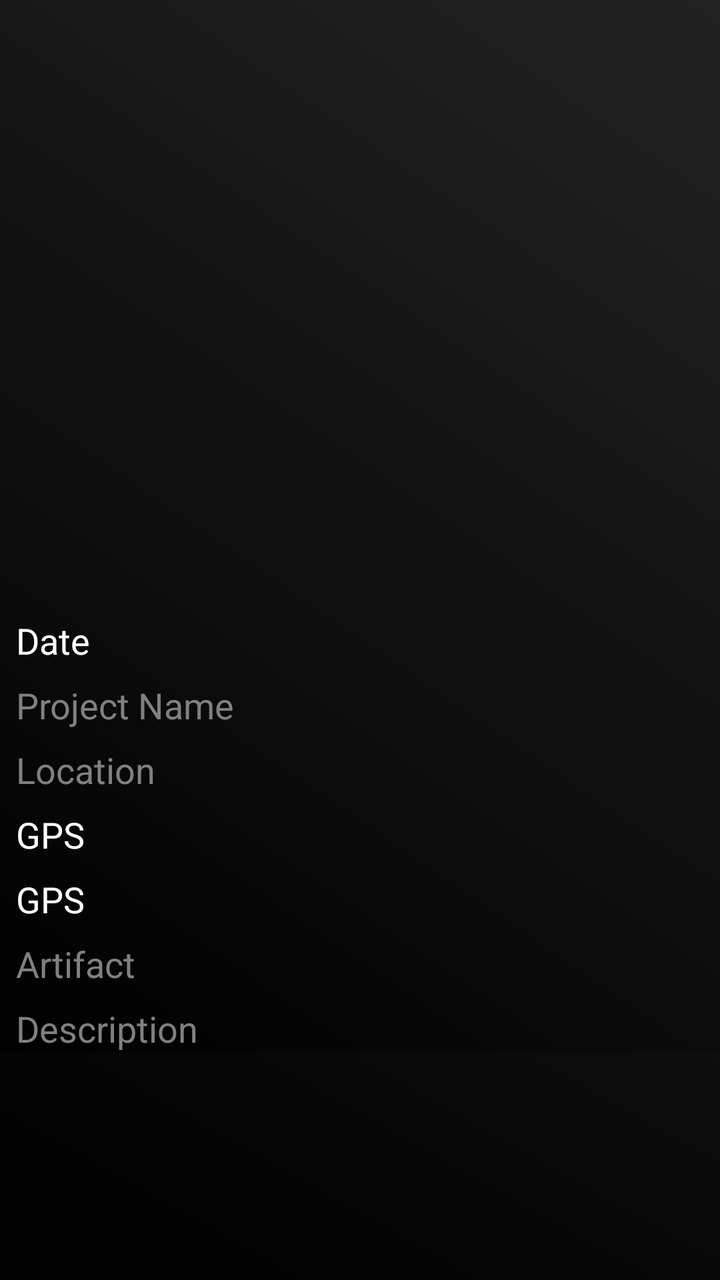
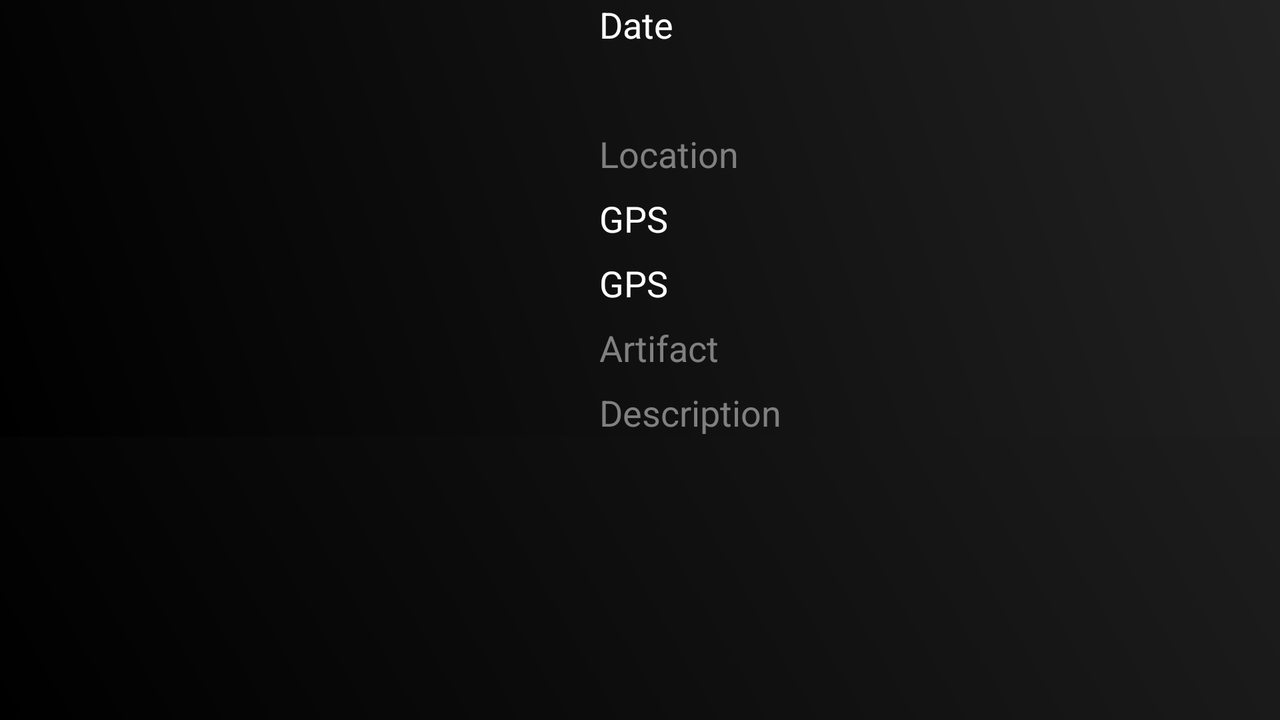

First picture: res/layout/ on a phone held upright. Second picture: the repository's own variant of that layout, on a device whose configuration matches the variant's folder. Source for both follows.
<!-- AndroidManifest.xml: application theme AppTheme -->
<!-- res/layout/fragment_image_details.xml -->
<ScrollView 
    xmlns:android="http://schemas.android.com/apk/res/android"
    xmlns:tools="http://schemas.android.com/tools"
    android:layout_width="match_parent"
    android:layout_height="match_parent"
    android:paddingBottom="@dimen/activity_vertical_margin"
    android:paddingLeft="@dimen/activity_horizontal_margin"
    android:paddingRight="@dimen/activity_horizontal_margin"
    android:paddingTop="@dimen/activity_vertical_margin"
    android:background="@drawable/background_tile"
    >

<RelativeLayout 
    android:layout_width="match_parent"
    android:layout_height="wrap_content"
    tools:context="com.github.IArch.MainActivity$ImageDetailsFragment" 
    android:background="@drawable/background_tile"
    >

    <ImageView
    	android:id="@+id/imageViewID"
    	android:contentDescription="@string/image"
        android:layout_width="wrap_content"
    	android:layout_height="300dp" />
    
    <TextView
        android:id="@+id/date"
        android:layout_width="wrap_content"
        android:layout_height="wrap_content"
        android:layout_below="@+id/imageViewID"
        android:layout_alignLeft="@+id/imageViewID"
        android:text="@string/date" 
        android:textColor="#FFFFFF"
        android:textSize="18sp"
        android:layout_marginTop="8dp"
        android:layout_marginLeft="8dp"
        android:layout_marginRight="8dp"
        />


    <TextView
        android:id="@+id/latitude"
        android:layout_width="wrap_content"
        android:layout_height="wrap_content"
        android:layout_alignLeft="@+id/imageViewID"
        android:layout_below="@+id/location_name"
        android:text="@string/gps"
        android:textColor="#FFFFFF"
        android:textSize="18sp"
        android:layout_marginTop="8dp"
        android:layout_marginLeft="8dp"
        android:layout_marginRight="8dp"
         />
    
    <TextView
        android:id="@+id/longitude"
        android:layout_width="wrap_content"
        android:layout_height="wrap_content"
        android:layout_alignLeft="@+id/imageViewID"
        android:layout_below="@+id/latitude"
        android:text="@string/gps"
        android:textColor="#FFFFFF"
        android:textSize="18sp"
        android:layout_marginTop="8dp"
        android:layout_marginLeft="8dp"
        android:layout_marginRight="8dp"
         />

    <TextView
        android:id="@+id/project_name"
        android:layout_width="fill_parent"
        android:layout_height="wrap_content"
        android:layout_alignLeft="@+id/imageViewID"
        android:layout_below="@+id/date"
        android:hint="@string/project_hint"
        android:textColor="#FFFFFF"
        android:textSize="18sp"
        android:layout_marginTop="8dp"
        android:layout_marginLeft="8dp"
        android:layout_marginRight="8dp"
         />
    
     <TextView
        android:id="@+id/location_name"
        android:layout_width="fill_parent"
        android:layout_height="wrap_content"
        android:layout_alignLeft="@+id/imageViewID"
        android:layout_below="@+id/project_name"
        android:hint="@string/location_hint"
        android:textColor="#FFFFFF"
        android:textSize="18sp"
        android:layout_marginTop="8dp"
        android:layout_marginLeft="8dp"
        android:layout_marginRight="8dp"
     />
    
    <TextView
        android:id="@+id/artifact_name"
        android:layout_width="fill_parent"
        android:layout_height="wrap_content"
        android:layout_alignLeft="@+id/imageViewID"
        android:layout_below="@+id/longitude"
        android:hint="@string/artifact_hint"
        android:textColor="#FFFFFF"
        android:textSize="18sp"
        android:layout_marginTop="8dp"
        android:layout_marginLeft="8dp"
        android:layout_marginRight="8dp"
         />

    <TextView
        android:id="@+id/description"
        android:layout_width="fill_parent"
        android:layout_height="wrap_content"
        android:layout_alignLeft="@+id/imageViewID"
        android:layout_below="@+id/artifact_name"
        android:hint="@string/description_hint"
        android:textColor="#FFFFFF"
        android:textSize="18sp"
        android:layout_marginTop="8dp"
        android:layout_marginLeft="8dp"
        android:layout_marginRight="8dp"
         />

</RelativeLayout>
</ScrollView>
<!-- resources referenced by this layout -->
<resources>
  <!-- drawable background_tile (drawable) -->
  <?xml version="1.0" encoding="utf-8"?>
    
  
  <shape xmlns:android="http://schemas.android.com/apk/res/android"
      android:shape="rectangle">
      <gradient
          android:angle="45"
          android:startColor="#000000"
          android:endColor="#222222"
          android:type="linear"/>
  </shape>
  <string name="artifact_hint">Artifact</string>
  <string name="date">Date</string>
  <string name="description_hint">Description</string>
  <string name="gps">GPS</string>
  <string name="image">Image</string>
  <string name="location_hint">Location</string>
  <string name="project_hint">Project Name</string>
  <style name="AppTheme" parent="AppBaseTheme">
          <item name="android:textColor">#FFFFFF</item>
          <item name="android:panelFullBackground">@android:color/black</item>
           
          
          
          
      </style>
  <style name="AppBaseTheme" parent="android:Theme.Holo">
          
      </style>
</resources>
<!-- res/layout-land/fragment_image_details.xml (the repository's variant of the layout above) -->
<!-- drawn on the phone turned sideways -->
<ScrollView 
    xmlns:android="http://schemas.android.com/apk/res/android"
    xmlns:tools="http://schemas.android.com/tools"
    android:layout_width="match_parent"
    android:layout_height="match_parent"
    android:background="@drawable/background_tile"
    >

<RelativeLayout 
    android:layout_width="match_parent"
    android:layout_height="wrap_content"
    android:paddingBottom="@dimen/activity_vertical_margin"
    android:paddingLeft="@dimen/activity_horizontal_margin"
    android:paddingRight="@dimen/activity_horizontal_margin"
    android:paddingTop="@dimen/activity_vertical_margin"
    tools:context="com.github.IArch.ImageDetails" 
    android:background="@drawable/background_tile"
    >

    <ImageView
    	android:id="@+id/imageViewID"
    	android:contentDescription="@string/image"
        android:layout_width="300dp"
    	android:layout_height="wrap_content"
    	android:scaleType="fitStart"
    	
         />
    
    <TextView
        android:id="@+id/date"
        android:layout_width="wrap_content"
        android:layout_height="wrap_content"
        android:layout_toRightOf="@+id/imageViewID"
        android:text="@string/date" 
        android:textColor="#FFFFFF"
        android:textSize="18sp"
        
        />

    <TextView
        android:id="@+id/latitude"
        android:layout_width="wrap_content"
        android:layout_height="wrap_content"
        android:layout_toRightOf="@+id/imageViewID"
        android:layout_below="@+id/location_name"
        android:text="@string/gps"
        android:textColor="#FFFFFF"
        android:textSize="18sp"
        android:layout_marginTop="8dp"
         />
    
    <TextView
        android:id="@+id/longitude"
        android:layout_width="wrap_content"
        android:layout_height="wrap_content"
        android:layout_toRightOf="@+id/imageViewID"
        android:layout_below="@+id/latitude"
        android:text="@string/gps"
        android:textColor="#FFFFFF"
        android:textSize="18sp"
        android:layout_marginTop="8dp"
         />
    
    <TextView
        android:id="@+id/project_name"
        android:layout_width="fill_parent"
        android:layout_height="wrap_content"
        android:layout_toRightOf="@+id/imageViewID"
        android:layout_below="@+id/date"
        android:textColor="#FFFFFF"
        android:textSize="18sp"
        android:layout_marginTop="8dp"
    />
    
    <TextView
        android:id="@+id/location_name"
        android:layout_width="fill_parent"
        android:layout_height="wrap_content"
        android:layout_toRightOf="@+id/imageViewID"
        android:layout_below="@+id/project_name"
        android:hint="@string/location_hint"
        android:textColor="#FFFFFF"
        android:textSize="18sp"
        android:layout_marginTop="8dp"
    />
    
    
    <TextView
        android:id="@+id/artifact_name"
        android:layout_width="fill_parent"
        android:layout_height="wrap_content"
        android:layout_toRightOf="@+id/imageViewID"
        android:layout_below="@+id/longitude"
        android:hint="@string/artifact_hint"
        android:textColor="#FFFFFF"
        android:textSize="18sp"
        android:layout_marginTop="8dp"
         />

    <TextView
        android:id="@+id/description"
        android:layout_width="fill_parent"
        android:layout_height="wrap_content"
        android:layout_toRightOf="@+id/imageViewID"
        android:layout_below="@+id/artifact_name"
        android:hint="@string/description_hint"
        android:textColor="#FFFFFF"
        android:textSize="18sp"
        android:layout_marginTop="8dp"
         />
    
</RelativeLayout>
</ScrollView>
<!-- resources referenced by the variant -->
<!-- as the phone turned sideways resolves them -->
<resources>
  <!-- drawable background_tile (drawable) -->
  <?xml version="1.0" encoding="utf-8"?>
    
  
  <shape xmlns:android="http://schemas.android.com/apk/res/android"
      android:shape="rectangle">
      <gradient
          android:angle="45"
          android:startColor="#000000"
          android:endColor="#222222"
          android:type="linear"/>
  </shape>
  <string name="artifact_hint">Artifact</string>
  <string name="date">Date</string>
  <string name="description_hint">Description</string>
  <string name="gps">GPS</string>
  <string name="image">Image</string>
  <string name="location_hint">Location</string>
  <style name="AppTheme" parent="AppBaseTheme">
          <item name="android:textColor">#FFFFFF</item>
          <item name="android:panelFullBackground">@android:color/black</item>
           
          
          
          
      </style>
  <style name="AppBaseTheme" parent="android:Theme.Holo">
          
      </style>
</resources>
